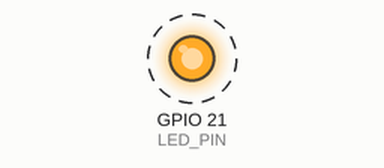
This sketch was run on a simulated Seeed XIAO ESP32-S3. Shown: output pins drawn as LEDs (lit = HIGH). Dashed ring = blinking.

Above: at 0.05 s.
Timing chart, 0 to 3.0 s (numbered marks = the images above):
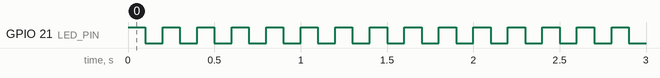

The sketch:

Blink.ino
```cpp
// XIAO ESP32-S3 Blink - USER_LED is GPIO21 (active LOW)
#define LED_PIN LED_BUILTIN

void setup() {
  pinMode(LED_PIN, OUTPUT);
}

void loop() {
  digitalWrite(LED_PIN, HIGH);
  delay(100);
  digitalWrite(LED_PIN, LOW);
  delay(100);
}
```

Measured:
- by itself, GPIO 21 (LED_PIN): alternates HIGH for 0.10 s and LOW for 0.10 s
